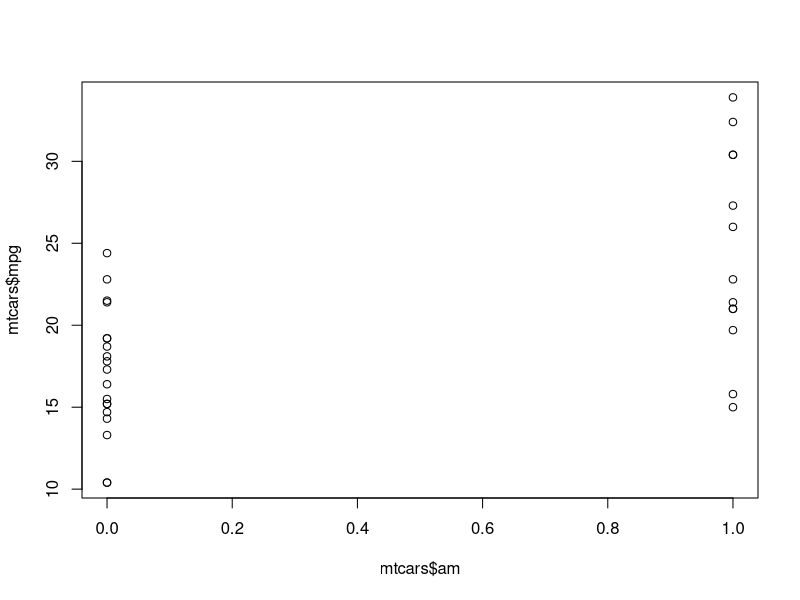
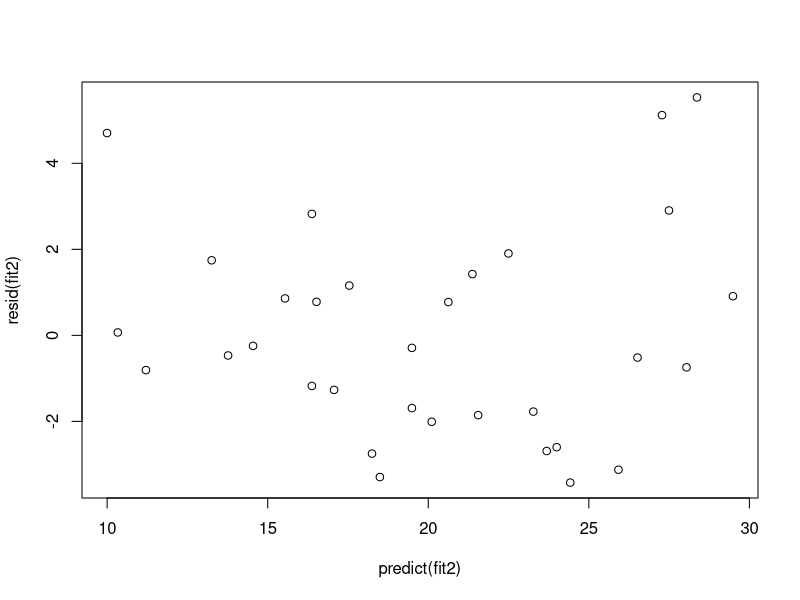

Generate these figures, in order, with R:
## ---- chunk 1
data(mtcars)
head(mtcars)
str(mtcars)
## ---- chunk 2
plot(mtcars$am, mtcars$mpg)
## ---- chunk 3
fit <- lm(mpg ~ factor(am), mtcars)
summary(fit)$coef
## ---- chunk 4
fit1 <- update(fit, mpg ~ factor(am) + wt, mtcars)
fit2 <- update(fit, mpg ~ factor(am) + wt + hp, mtcars)
fit3 <- update(fit, mpg ~ factor(am) + wt + hp + disp, mtcars)
## ---- chunk 5
anova(fit, fit1, fit2, fit3)
## ---- chunk 6
summary(fit2)$coef
## ---- chunk 7
plot(predict(fit2), resid(fit2))
## ---- chunk 8
sumCoef <- summary(fit2)$coef
sumCoef[2,1] + c(-1, 1) * qt(.975, df = fit2$df) * sumCoef[2, 2]
